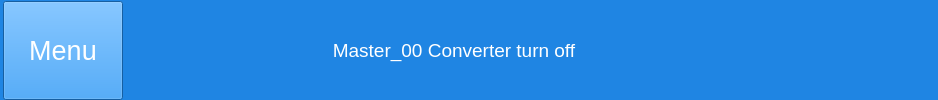
          <widget class="QWidget" name="widget_state" native="true">
           <property name="sizePolicy">
            <sizepolicy hsizetype="Expanding" vsizetype="Expanding">
             <horstretch>0</horstretch>
             <verstretch>0</verstretch>
            </sizepolicy>
           </property>
           <property name="minimumSize">
            <size>
             <width>100</width>
             <height>40</height>
            </size>
           </property>
           <property name="cursor">
            <cursorShape>ArrowCursor</cursorShape>
           </property>
           <property name="styleSheet">
            <string notr="true">background-color: rgb(31, 133, 227);</string>
           </property>
           <layout class="QGridLayout" name="gridLayout_55">
            <property name="leftMargin">
             <number>0</number>
            </property>
            <property name="topMargin">
             <number>1</number>
            </property>
            <property name="rightMargin">
             <number>0</number>
            </property>
            <property name="bottomMargin">
             <number>0</number>
            </property>
            <property name="spacing">
             <number>0</number>
            </property>
            <item row="0" column="0">
             <layout class="QHBoxLayout" name="horizontalLayout_17" stretch="1,5,3,5,0">
              <property name="spacing">
               <number>6</number>
              </property>
              <property name="leftMargin">
               <number>3</number>
              </property>
              <property name="rightMargin">
               <number>3</number>
              </property>
              <item>
               <widget class="QPushButton" name="UI_MenuBtn">
                <property name="sizePolicy">
                 <sizepolicy hsizetype="Preferred" vsizetype="Expanding">
                  <horstretch>0</horstretch>
                  <verstretch>0</verstretch>
                 </sizepolicy>
                </property>
                <property name="minimumSize">
                 <size>
                  <width>120</width>
                  <height>0</height>
                 </size>
                </property>
                <property name="font">
                 <font>
                  <pointsize>20</pointsize>
                 </font>
                </property>
                <property name="styleSheet">
                 <string notr="true">color: rgb(255, 255, 255);
</string>
                </property>
                <property name="text">
                 <string>Menu</string>
                </property>
               </widget>
              </item>
              <item>
               <spacer name="horizontalSpacer_11">
                <property name="orientation">
                 <enum>Qt::Horizontal</enum>
                </property>
                <property name="sizeType">
                 <enum>QSizePolicy::Preferred</enum>
                </property>
                <property name="sizeHint" stdset="0">
                 <size>
                  <width>150</width>
                  <height>40</height>
                 </size>
                </property>
               </spacer>
              </item>
              <item>
               <widget class="QLabel" name="Inverter_state_lab">
                <property name="sizePolicy">
                 <sizepolicy hsizetype="Preferred" vsizetype="Expanding">
                  <horstretch>0</horstretch>
                  <verstretch>0</verstretch>
                 </sizepolicy>
                </property>
                <property name="minimumSize">
                 <size>
                  <width>350</width>
                  <height>40</height>
                 </size>
                </property>
                <property name="maximumSize">
                 <size>
                  <width>350</width>
                  <height>40</height>
                 </size>
                </property>
                <property name="font">
                 <font>
                  <pointsize>14</pointsize>
                 </font>
                </property>
                <property name="cursor">
                 <cursorShape>ArrowCursor</cursorShape>
                </property>
                <property name="styleSheet">
                 <string notr="true">color: rgb(255, 255, 255);</string>
                </property>
                <property name="text">
                 <string>Master_00 Converter turn off</string>
                </property>
                <property name="alignment">
                 <set>Qt::AlignCenter</set>
                </property>
               </widget>
              </item>
              <item>
               <spacer name="horizontalSpacer_5">
                <property name="orientation">
                 <enum>Qt::Horizontal</enum>
                </property>
                <property name="sizeType">
                 <enum>QSizePolicy::Preferred</enum>
                </property>
                <property name="sizeHint" stdset="0">
                 <size>
                  <width>150</width>
                  <height>40</height>
                 </size>
                </property>
               </spacer>
              </item>
              <item>
               <widget class="QLabel" name="DCDCStatus_lb">
                <property name="sizePolicy">
                 <sizepolicy hsizetype="Fixed" vsizetype="Preferred">
                  <horstretch>150</horstretch>
                  <verstretch>0</verstretch>
                 </sizepolicy>
                </property>
                <property name="minimumSize">
                 <size>
                  <width>150</width>
                  <height>0</height>
                 </size>
                </property>
                <property name="font">
                 <font>
                  <pointsize>14</pointsize>
                 </font>
                </property>
                <property name="styleSheet">
                 <string notr="true">color: rgb(255, 255, 255);</string>
                </property>
                <property name="text">
                 <string/>
                </property>
               </widget>
              </item>
             </layout>
            </item>
           </layout>
          </widget>
